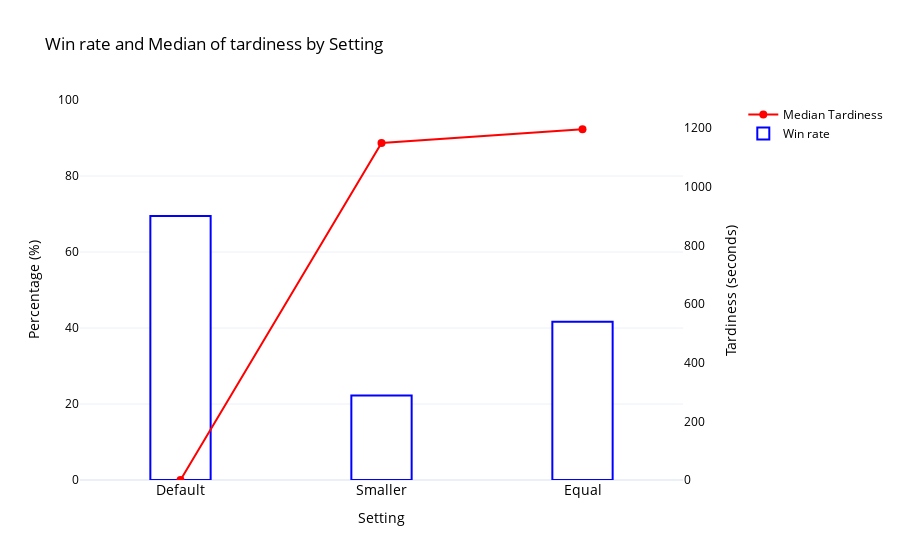

Notebook cell for this chart:
### Code cell
# Ensure 'Setting' column is treated as categorical
df['Setting'] = df['Setting'].astype('category')

# Calculate median tardiness for each Setting
median_values = df.groupby('Setting')['Tardiness'].median().reset_index()

# Calculate the minimum tardiness within each group defined by InstanceID and ScenarioID
grouped = df.groupby(['InstanceID', 'ScenarioID'])

# Initialize a counter for each Setting
setting_min_counts = pd.Series(0, index=df['Setting'].unique())

# Count the minimum occurrences per Setting in each group
for name, group in grouped:
    min_tardiness = group['Tardiness'].min()
    min_settings = group[group['Tardiness'] == min_tardiness]['Setting'].unique()
    for setting in min_settings:
        setting_min_counts[setting] += 1

# Convert the counts to a DataFrame
min_counts = setting_min_counts.reset_index()
min_counts.columns = ['Setting', 'Count']

# Total number of InstanceID and ScenarioID combinations
total_combinations = len(grouped)

# Calculate the percentage
min_counts['Percentage'] = (min_counts['Count'] / total_combinations) * 100

# Ensure 'Setting' column in min_counts is treated as categorical
min_counts['Setting'] = min_counts['Setting'].astype('category')

# Sort values according to the order of categories in 'Setting'
# Reorder median values and min percentages according to the specified order
median_values['Setting'] = pd.Categorical(median_values['Setting'], categories=setting_order, ordered=True)
median_values = median_values.sort_values('Setting')

min_counts['Setting'] = pd.Categorical(min_counts['Setting'], categories=setting_order, ordered=True)
min_counts = min_counts.sort_values('Setting')

# Create the combined plot
fig = go.Figure()

# Add line plot for median values (add this first to ensure it's on top)
fig.add_trace(go.Scatter(
    x=median_values['Setting'],
    y=median_values['Tardiness'],
    mode='lines+markers',
    line=dict(color='red'),
    marker=dict(color='red', size=8),
    name='Median Tardiness',
    yaxis='y2'
))

# Add bar plot for percentage of minimum values
fig.add_trace(go.Bar(
    x=min_counts['Setting'],
    y=min_counts['Percentage'],
    name='Win rate',
    marker=dict(color='white', line=dict(color='blue', width=2)),
    width=0.3  # Adjust the width of the columns to make them thinner
))

# Customize layout
fig.update_layout(
    title='Win rate and Median of tardiness by Setting',
    xaxis_title='Setting',
    xaxis=dict(
        tickfont=dict(size=14)  # Adjust the font size of x-axis labels here
    ),
    yaxis=dict(
        title='Percentage (%)',
        titlefont=dict(color='black'),  # Change title font color to black
        tickfont=dict(color='black'),  # Change tick font color to black
        range=[0, 100]  # Ensure the y-axis starts at 0
    ),
    yaxis2=dict(
        title='Tardiness (seconds)',
        titlefont=dict(color='black'),  # Change title font color to black
        tickfont=dict(color='black'),  # Change tick font color to black
        overlaying='y',
        side='right',
        range=[0, median_values['Tardiness'].max() + 100],  # Ensure the y-axis starts at 0 and has a reasonable max value
        showgrid=False  # Hide the horizontal grid lines
    ),
    template='plotly_white',
    font=dict(color='black'),  # Change the font color of the entire plot to black
    legend=dict(
        x=1.1,
        y=1,
        bgcolor='rgba(255, 255, 255, 0)',
        bordercolor='rgba(0, 0, 0, 0)'
    )
)

# Show the plot
fig.show()

### Figure 1 — Plotly figure (JSON) as saved in the notebook; plotly's stock layout.template omitted (floating-point values rounded to 4 significant figures)
{"data": [{"line": {"color": "red"}, "marker": {"color": "red", "size": 8}, "mode": "lines+markers", "name": "Median Tardiness", "type": "scatter", "x": ["Default", "Smaller", "Equal"], "y": [0, 1150, 1196.0], "yaxis": "y2"}, {"marker": {"color": "white", "line": {"color": "blue", "width": 2}}, "name": "Win rate", "type": "bar", "width": 0.3, "x": ["Default", "Smaller", "Equal"], "y": [69.44, 22.22, 41.67]}], "layout": {"font": {"color": "black"}, "legend": {"bgcolor": "rgba(255, 255, 255, 0)", "bordercolor": "rgba(0, 0, 0, 0)", "x": 1.1, "y": 1}, "title": {"text": "Win rate and Median of tardiness by Setting"}, "xaxis": {"tickfont": {"size": 14}, "title": {"text": "Setting"}}, "yaxis": {"range": [0, 100], "tickfont": {"color": "black"}, "title": {"font": {"color": "black"}, "text": "Percentage (%)"}}, "yaxis2": {"overlaying": "y", "range": [0, 1296.0], "showgrid": false, "side": "right", "tickfont": {"color": "black"}, "title": {"font": {"color": "black"}, "text": "Tardiness (seconds)"}}}}
